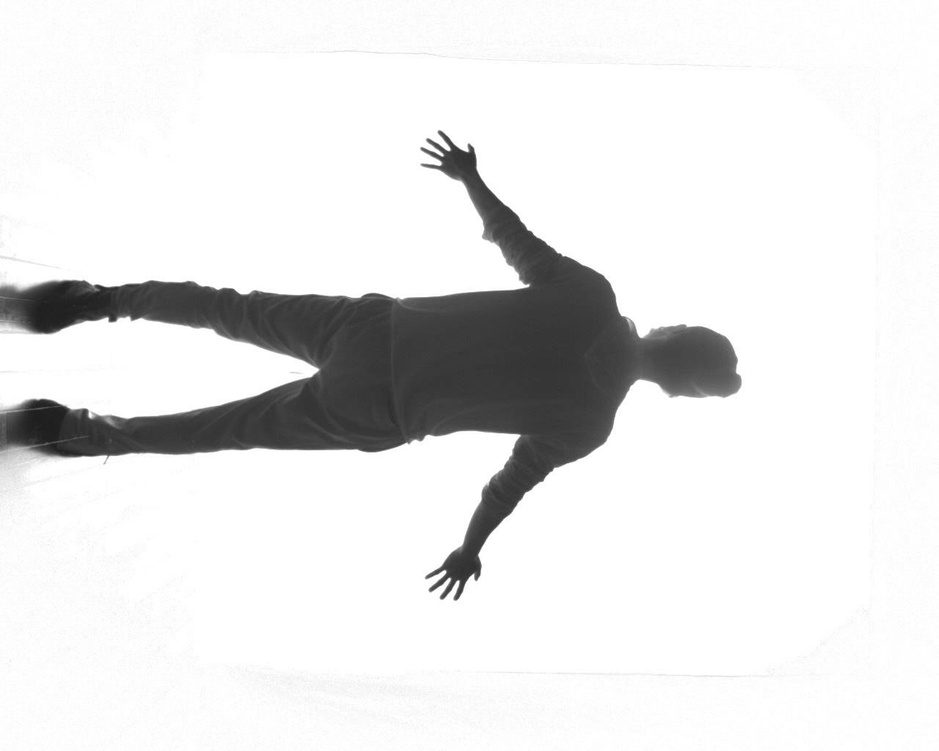
#> input picture watch_test_images/2018-11-13-15-32-30_1800.jpg, 939 x 751 px, shrunk from 1280 x 1024 before the run
$ python draw_contour.py   (older library calls are emulated)
#> lines starting #> are read from the running program, lines starting #| are printed output that depends on the picture; after the words box and inside, x2 and y2 are one past the last pixel; in counts of white or black regions, pixels touching at a corner belong together
#> further down, src is the input picture: shape (751, 939, 3); min 28, max 255, mean 228.6
### lib/binarization.py
import cv2


# [4 lines left out: function to_binary_image, not called in this run]


def to_binary_inv_image(src, thresh=240):
#> called with thresh = 240
    gray = cv2.cvtColor(src, cv2.COLOR_BGR2GRAY)
    _, binary_inv = cv2.threshold(gray, thresh, 255, cv2.THRESH_BINARY_INV)
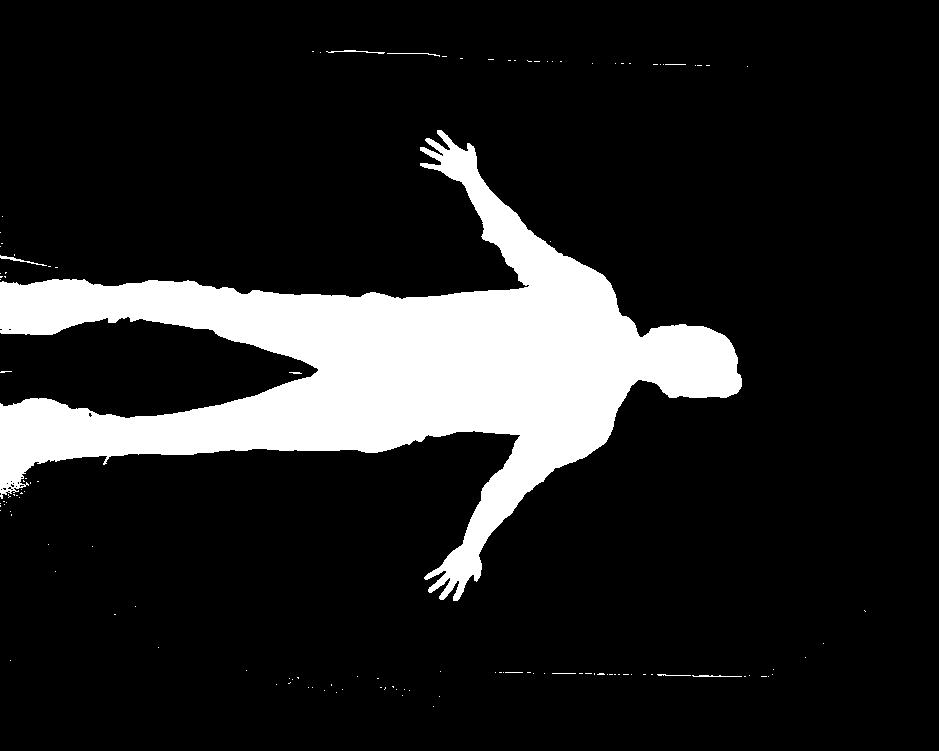
#> binary_inv: shape (751, 939); 14.2% white; 124 white regions (115 under 20 px)
    return binary_inv

### lib/contour.py
import cv2

from lib.binarization import to_binary_inv_image
import matplotlib.pyplot as plt


def find_human_contour(src, binary_thresh=240, maximum_inner_blob_area=1000):
    binary_inv = to_binary_inv_image(src, binary_thresh)
    binary_inv[-1, :] = 0
    # [4 lines of commented-out code are left out]
    _, contours, hierarchy = cv2.findContours(binary_inv, cv2.RETR_CCOMP, cv2.CHAIN_APPROX_SIMPLE)
#> contours = 139 contours, 136 with area under 20; largest, box (x1, y1, x2, y2) and area: (0, 130, 742, 601) 97979, (0, 255, 47, 266) 48, (326, 50, 385, 54) 23

    # print(hierarchy)

    hierarchy = hierarchy[0]

    max_index = -1
    max_area = 0
    human_contour = None

    for i, contour in enumerate(contours):
        # skip inner blobs
        if hierarchy[i][3] > -1:
            continue

        area = cv2.contourArea(contour)
        if max_area < area:
            max_index = i
            max_area = area
            human_contour = contour
#> this loop made 139 passes
#> (area, max_area) on passes 91, 98: (48, 48), (97979, 97979)
#> after the loop, human_contour = contour of 1496 points, box (x1, y1, x2, y2) (0, 130, 742, 601), area 97979; max_area = 97979; max_index = 97

    # print(max_index)

    # skip blobs which include inner blobs
    if max_index == -1:
        return None

    # skip contours which include big inner blobs
    child_index = hierarchy[max_index][2]
#> child_index = 98
    while child_index > -1:
        if cv2.contourArea(contours[child_index]) > maximum_inner_blob_area:
            print("Too big inner blobs.")
            return None

        child_index = hierarchy[child_index][0]
#> this loop made 15 passes
#> child_index on passes 1 to 12: 99, 100, 101, 102, 103, 104, 105, 106, 107, 108, 109, 110

    return human_contour


def draw_contour(img, contour):
    cv2.drawContours(img, [contour], 0, (0, 0, 255), 1)

### draw_contour.py
import sys

import cv2
import matplotlib.pyplot as plt

from lib.contour import find_human_contour, draw_contour

if __name__ == "__main__":
    src = cv2.imread("./watch_test_images/2018-11-13-15-32-30_1800.jpg")
    dst = src.copy()
    human_contour = find_human_contour(src, maximum_inner_blob_area=100)
    if human_contour is None:
        print("Not a human contour has detected in the image.")
        sys.exit(0)

    dst = draw_contour(src, human_contour)

#> (the run stopped early here; a loop or call above may not have finished)

$ run again, with watch_test_images/2018-11-02-22-49-19_10.jpg copied over watch_test_images/2018-11-13-15-32-30_1800.jpg
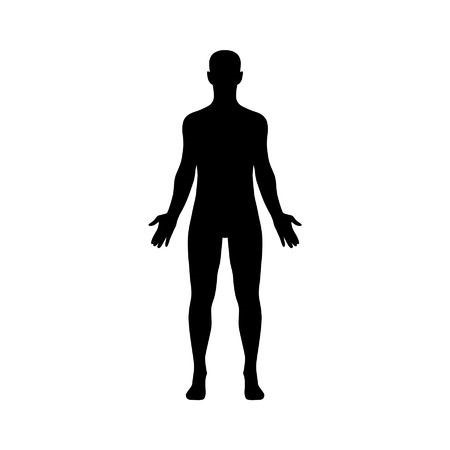
#> input picture watch_test_images/2018-11-02-22-49-19_10.jpg, 450 x 450 px
#> src is the input picture: shape (450, 450, 3); min 0, max 255, mean 228.8
#> in to_binary_inv_image, `_, binary_inv = cv2.threshold(gray, thresh, 255, cv2.THRESH_BINARY_INV)`:
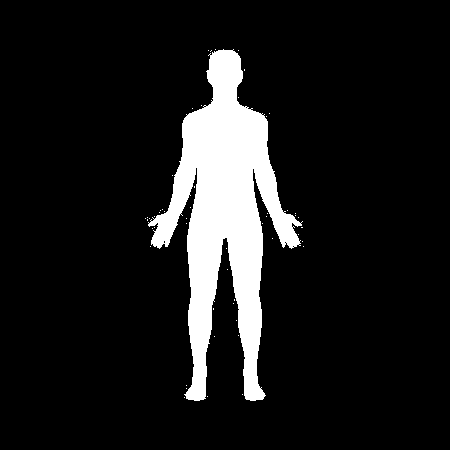
#> binary_inv: shape (450, 450); 10.7% white; 53 white regions (52 under 20 px)
#> contours = 58 contours, 57 with area under 20; largest, box (x1, y1, x2, y2) and area: (148, 49, 303, 401) 20926
#> the loop in find_human_contour, `for i, contour in enumerate(contours):` made 58 passes
#> (area, max_index, max_area) on pass 52: (20925.5, 51, 20925.5)
#> after the loop in find_human_contour, `for i, contour in enumerate(contours):`: human_contour = contour of 690 points, box (x1, y1, x2, y2) (148, 49, 303, 401), area 20926; max_area = 20925.5; max_index = 51
#> in find_human_contour, `child_index = hierarchy[max_index][2]`: child_index = 52
#> the loop in find_human_contour, `while child_index > -1:` made 5 passes
#> child_index on passes 1 to 5: 53, 54, 55, 56, -1

$ run again, with watch_test_images/2018-11-05-22-49-19_1000.jpg copied over watch_test_images/2018-11-13-15-32-30_1800.jpg
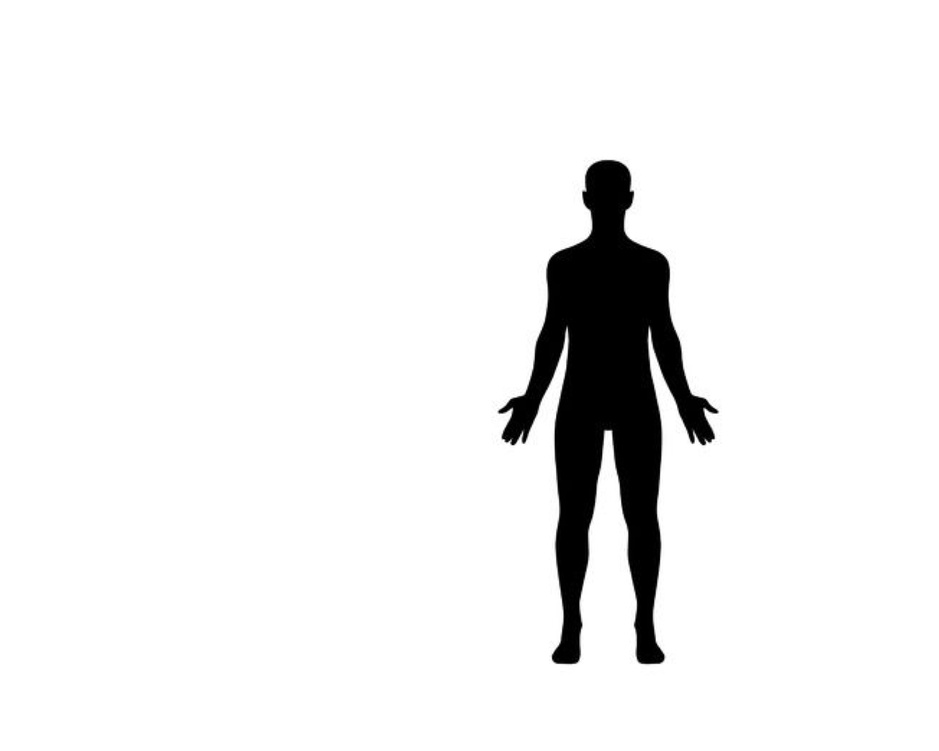
#> input picture watch_test_images/2018-11-05-22-49-19_1000.jpg, 939 x 751 px, shrunk from 1280 x 1024 before the run
#> src is the input picture: shape (751, 939, 3); min 0, max 255, mean 239.4
#> in to_binary_inv_image, `_, binary_inv = cv2.threshold(gray, thresh, 255, cv2.THRESH_BINARY_INV)`:
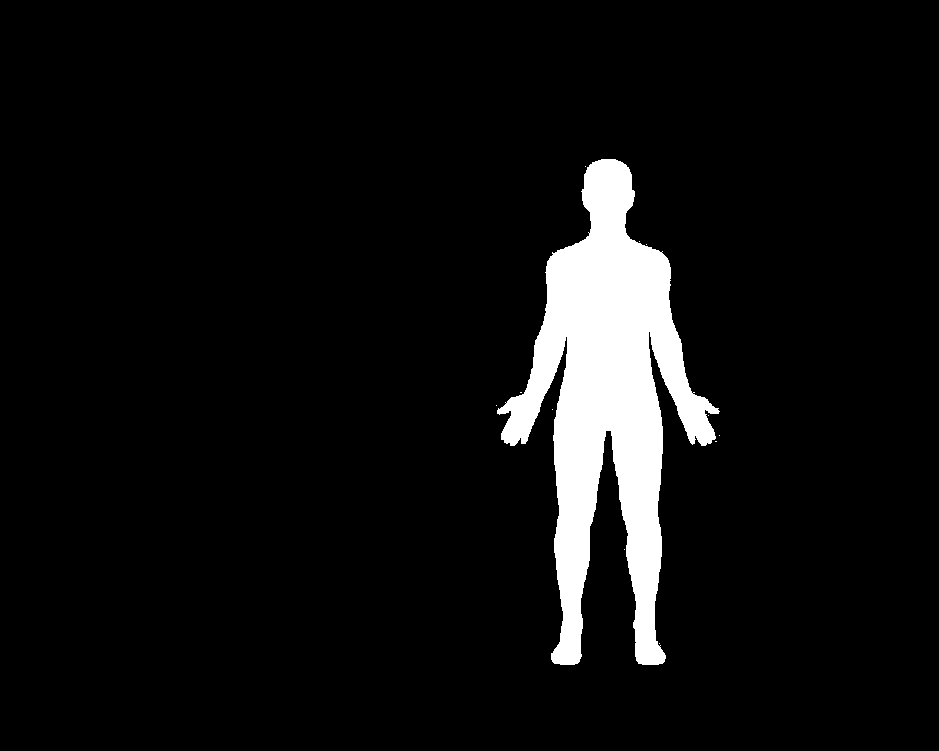
#> binary_inv: shape (751, 939); 6.5% white; 12 white regions (11 under 20 px)
#> contours = 12 contours, 11 with area under 20; largest, box (x1, y1, x2, y2) and area: (497, 159, 720, 665) 44606
#> the loop in find_human_contour, `for i, contour in enumerate(contours):` made 12 passes
#> (area, max_index, max_area) on pass 12: (44606.5, 11, 44606.5)
#> after the loop in find_human_contour, `for i, contour in enumerate(contours):`: human_contour = contour of 850 points, box (x1, y1, x2, y2) (497, 159, 720, 665), area 44606; max_area = 44606.5; max_index = 11
#> child_index = -1
